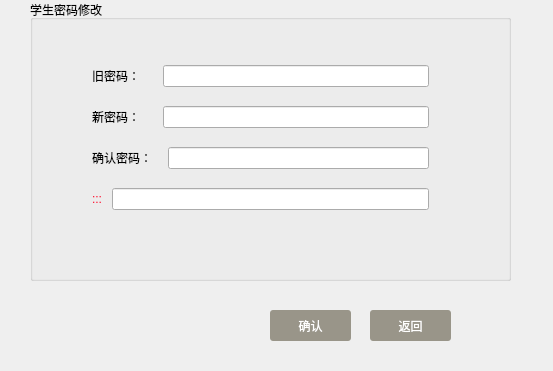
<?xml version="1.0" encoding="UTF-8"?>
<ui version="4.0">
 <class>StuPassWord</class>
 <widget class="QDialog" name="StuPassWord">
  <property name="geometry">
   <rect>
    <x>0</x>
    <y>0</y>
    <width>553</width>
    <height>371</height>
   </rect>
  </property>
  <property name="windowTitle">
   <string>Dialog</string>
  </property>
  <widget class="QPushButton" name="canclebtn">
   <property name="geometry">
    <rect>
     <x>370</x>
     <y>310</y>
     <width>81</width>
     <height>31</height>
    </rect>
   </property>
   <property name="sizePolicy">
    <sizepolicy hsizetype="Expanding" vsizetype="Fixed">
     <horstretch>0</horstretch>
     <verstretch>0</verstretch>
    </sizepolicy>
   </property>
   <property name="styleSheet">
    <string notr="true">QPushButton { background-color: rgb(153, 149, 137); border-radius: 3px; color: rgb(255, 255, 255); } QPushButton:hover { background-color: black; }



</string>
   </property>
   <property name="text">
    <string>返回</string>
   </property>
  </widget>
  <widget class="QGroupBox" name="groupBox">
   <property name="geometry">
    <rect>
     <x>30</x>
     <y>0</y>
     <width>481</width>
     <height>281</height>
    </rect>
   </property>
   <property name="styleSheet">
    <string notr="true">

font: 75 14pt &quot;Aparajita&quot;;</string>
   </property>
   <property name="title">
    <string>学生密码修改</string>
   </property>
   <widget class="QWidget" name="">
    <property name="geometry">
     <rect>
      <x>62</x>
      <y>52</y>
      <width>337</width>
      <height>171</height>
     </rect>
    </property>
    <layout class="QVBoxLayout" name="verticalLayout">
     <item>
      <layout class="QHBoxLayout" name="horizontalLayout_5">
       <item>
        <widget class="QLabel" name="label">
         <property name="styleSheet">
          <string notr="true"/>
         </property>
         <property name="text">
          <string>旧密码：     </string>
         </property>
        </widget>
       </item>
       <item>
        <widget class="QLineEdit" name="oldpassline">
         <property name="styleSheet">
          <string notr="true"/>
         </property>
        </widget>
       </item>
      </layout>
     </item>
     <item>
      <layout class="QHBoxLayout" name="horizontalLayout_4">
       <item>
        <widget class="QLabel" name="label_2">
         <property name="text">
          <string>新密码：     </string>
         </property>
        </widget>
       </item>
       <item>
        <widget class="QLineEdit" name="newpassline">
         <property name="styleSheet">
          <string notr="true"/>
         </property>
        </widget>
       </item>
      </layout>
     </item>
     <item>
      <layout class="QHBoxLayout" name="horizontalLayout">
       <item>
        <widget class="QLabel" name="label_3">
         <property name="text">
          <string>确认密码：   </string>
         </property>
        </widget>
       </item>
       <item>
        <widget class="QLineEdit" name="newpassline1">
         <property name="styleSheet">
          <string notr="true"/>
         </property>
        </widget>
       </item>
      </layout>
     </item>
     <item>
      <layout class="QHBoxLayout" name="horizontalLayout_2">
       <item>
        <widget class="QLabel" name="yanzhenglabel">
         <property name="styleSheet">
          <string notr="true">color: rgb(255, 10, 42);
font: 75 43pt &quot;Aharoni&quot;;</string>
         </property>
         <property name="text">
          <string>::: </string>
         </property>
        </widget>
       </item>
       <item>
        <widget class="QLineEdit" name="yanzhengline">
         <property name="styleSheet">
          <string notr="true"/>
         </property>
        </widget>
       </item>
      </layout>
     </item>
    </layout>
   </widget>
  </widget>
  <widget class="QPushButton" name="confirmbtn">
   <property name="geometry">
    <rect>
     <x>270</x>
     <y>310</y>
     <width>81</width>
     <height>31</height>
    </rect>
   </property>
   <property name="sizePolicy">
    <sizepolicy hsizetype="Expanding" vsizetype="Fixed">
     <horstretch>0</horstretch>
     <verstretch>0</verstretch>
    </sizepolicy>
   </property>
   <property name="styleSheet">
    <string notr="true">QPushButton { background-color: rgb(153, 149, 137); border-radius: 3px; color: rgb(255, 255, 255); } QPushButton:hover { background-color: black; }



</string>
   </property>
   <property name="text">
    <string>确认</string>
   </property>
  </widget>
 </widget>
 <resources/>
 <connections/>
</ui>
